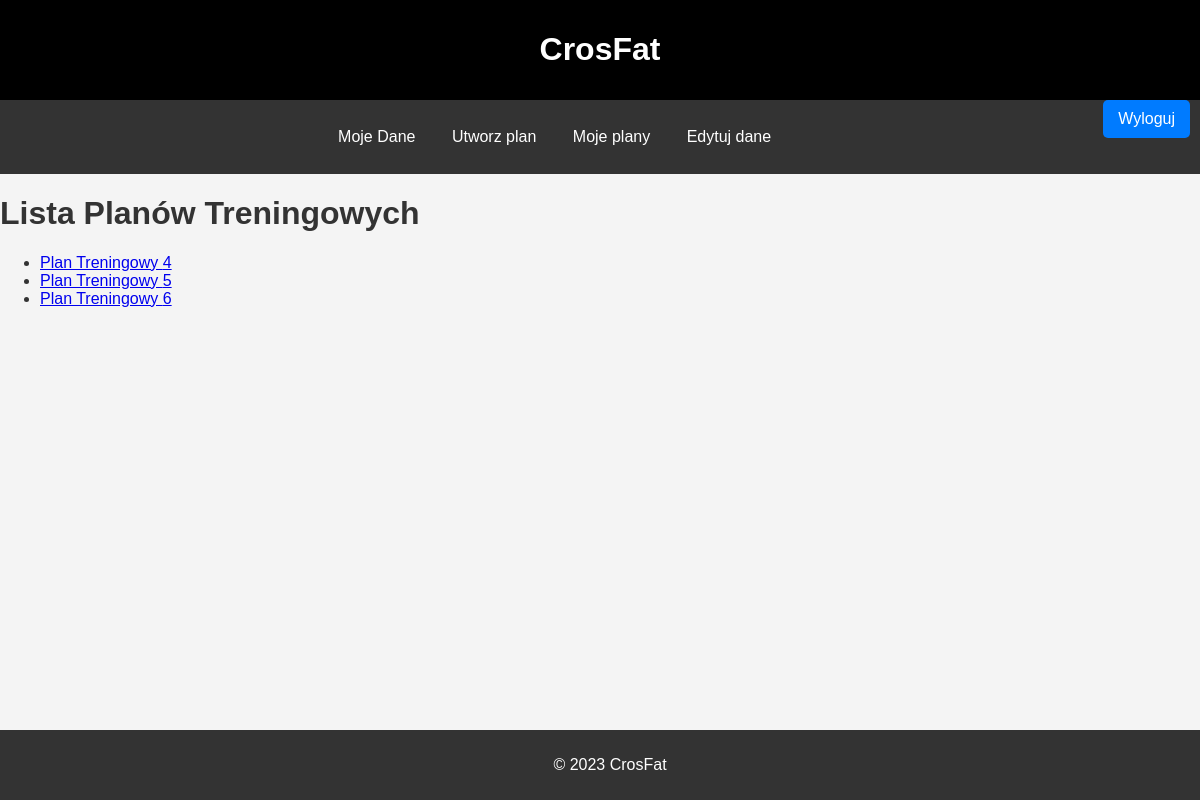
Page /lista_planow/ (signed in) on the earlier database version.
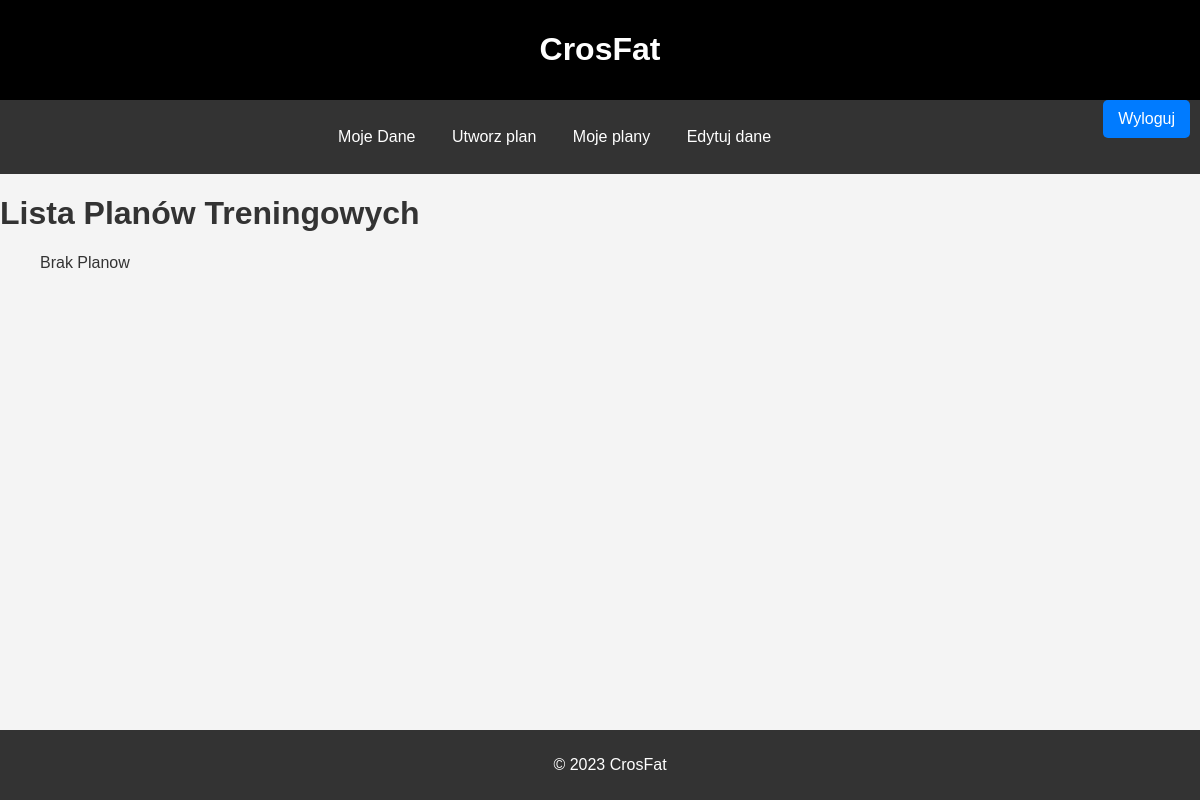
Same page on the later database version.
### crosfat/models.py (models this page shows, shortened)
class PlanTreningowy(models.Model):
    user = models.ForeignKey(settings.AUTH_USER_MODEL, on_delete=models.CASCADE)
    waga = models.DecimalField(max_digits=5, decimal_places=2)
    wzrost = models.IntegerField()
    CEL_CHOICES = [
        ('utrata-wagi', 'Utrata Wagi'),
        ('poprawa-wytrzymalosci', 'Poprawa Wytrzymalosci'),
        ('budowa-masy-miesniowej', 'Budowa Masy Miesniowej'),
    ]
    cel = models.CharField(max_length=100, choices=CEL_CHOICES)
    wiek = models.IntegerField()
    data = models.DateTimeField(auto_now_add=True)
    bmi = models.DecimalField(max_digits=5, decimal_places=2)
    PLEC_CHOICES = (
        ('M', 'Mężczyzna'),
        ('K', 'Kobieta'),
    )
    plec = models.CharField(max_length=1, choices=PLEC_CHOICES)
    kcal = models.DecimalField(max_digits=8, decimal_places=2, blank=True, null=True)

### crosfat/views.py (the view)
# urls.py: path('lista_planow/', views.lista_planow, name='lista_planow'),
def lista_planow(request):
    plany = PlanTreningowy.objects.filter(user=request.user)
    return render(request, 'lista_planow.html', {'plany': plany})

### crosfat/templates/lista_planow.html (shortened to what this page needs)
<!DOCTYPE html>
<html lang="en">
<head>
    {% load static %}
    <link rel="stylesheet" type="text/css" href="{% static 'crosfat/style1.css' %}">
    <header>
        <h1>CrosFat</h1>
        <div class="signup-link">
            <a href="{% url 'crosfat:wyloguj' %}" style="float:right;">Wyloguj</a>
        </div>
    </header>
    <main>
        <nav>
            <a href="{% url 'crosfat:user' %}">Moje Dane</a>
            <a href="{% url 'crosfat:create' %}">Utworz plan</a>
            <a href="{% url 'crosfat:lista_planow' %}">Moje plany</a>
            <a href="{% url 'crosfat:Edit' %}">Edytuj dane</a>
        </nav>
</head>
<body>
     <h1>Lista Planów Treningowych</h1>
    <ul>
        {% for plan in plany %}
                <li><a href="{% url 'crosfat:plan_details' plan.id %}">Plan Treningowy {{ plan.id }}</a></li>
        {% empty %}
            Brak Planow
        {% endfor %}
        </ul>
</body>
 <footer>
        <p>&copy; 2023 CrosFat</p>
      </footer>
</html>

### crosfat/static1/crosfat/style1.css (style rules this page uses)
body, html { font-family: Arial, sans-serif; margin: 0; padding: 0; height: 100%; background-color: #f4f4f4; color: #333; }
header { background-color: #000; color: white; text-align: center; padding: 10px 0; }
nav { background-color: #333; color: white; text-align: center; padding: 14px 16px; }
nav a { color: white; text-decoration: none; padding: 14px 16px; display: inline-block; }
footer { background-color: #333; color: white; text-align: center; padding: 10px; position: fixed; bottom: 0; width: 100%; }
.signup-link a, .login-link a { color: #007bff; text-decoration: none; }
.signup-link a { color: white; background-color: #007bff; padding: 10px 15px; border-radius: 5px; margin: 10px; text-decoration: none; float: right; }

Differences in the rows shown:
removed PlanTreningowy: id "4"
removed PlanTreningowy: id "5"
removed PlanTreningowy: id "6"
Other differences:
text now shown: "Brak Planow"
